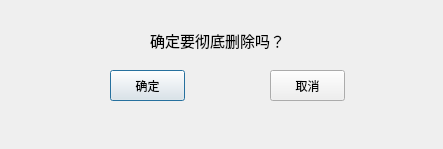
<?xml version="1.0" encoding="UTF-8"?>
<ui version="4.0">
 <class>dlg_5</class>
 <widget class="QDialog" name="dlg_5">
  <property name="geometry">
   <rect>
    <x>0</x>
    <y>0</y>
    <width>443</width>
    <height>149</height>
   </rect>
  </property>
  <property name="windowTitle">
   <string>确认删除</string>
  </property>
  <widget class="QPushButton" name="pushButton">
   <property name="geometry">
    <rect>
     <x>110</x>
     <y>70</y>
     <width>75</width>
     <height>31</height>
    </rect>
   </property>
   <property name="cursor">
    <cursorShape>PointingHandCursor</cursorShape>
   </property>
   <property name="text">
    <string>确定</string>
   </property>
  </widget>
  <widget class="QPushButton" name="pushButton_2">
   <property name="geometry">
    <rect>
     <x>270</x>
     <y>70</y>
     <width>75</width>
     <height>31</height>
    </rect>
   </property>
   <property name="cursor">
    <cursorShape>PointingHandCursor</cursorShape>
   </property>
   <property name="text">
    <string>取消</string>
   </property>
  </widget>
  <widget class="QLabel" name="label">
   <property name="geometry">
    <rect>
     <x>150</x>
     <y>30</y>
     <width>141</width>
     <height>21</height>
    </rect>
   </property>
   <property name="font">
    <font>
     <family>Adobe Arabic</family>
     <pointsize>11</pointsize>
    </font>
   </property>
   <property name="text">
    <string>确定要彻底删除吗？</string>
   </property>
  </widget>
 </widget>
 <resources/>
 <connections>
  <connection>
   <sender>pushButton</sender>
   <signal>clicked()</signal>
   <receiver>dlg_5</receiver>
   <slot>accept()</slot>
   <hints>
    <hint type="sourcelabel">
     <x>111</x>
     <y>51</y>
    </hint>
    <hint type="destinationlabel">
     <x>165</x>
     <y>101</y>
    </hint>
   </hints>
  </connection>
  <connection>
   <sender>pushButton_2</sender>
   <signal>clicked()</signal>
   <receiver>dlg_5</receiver>
   <slot>close()</slot>
   <hints>
    <hint type="sourcelabel">
     <x>310</x>
     <y>77</y>
    </hint>
    <hint type="destinationlabel">
     <x>308</x>
     <y>120</y>
    </hint>
   </hints>
  </connection>
 </connections>
</ui>
